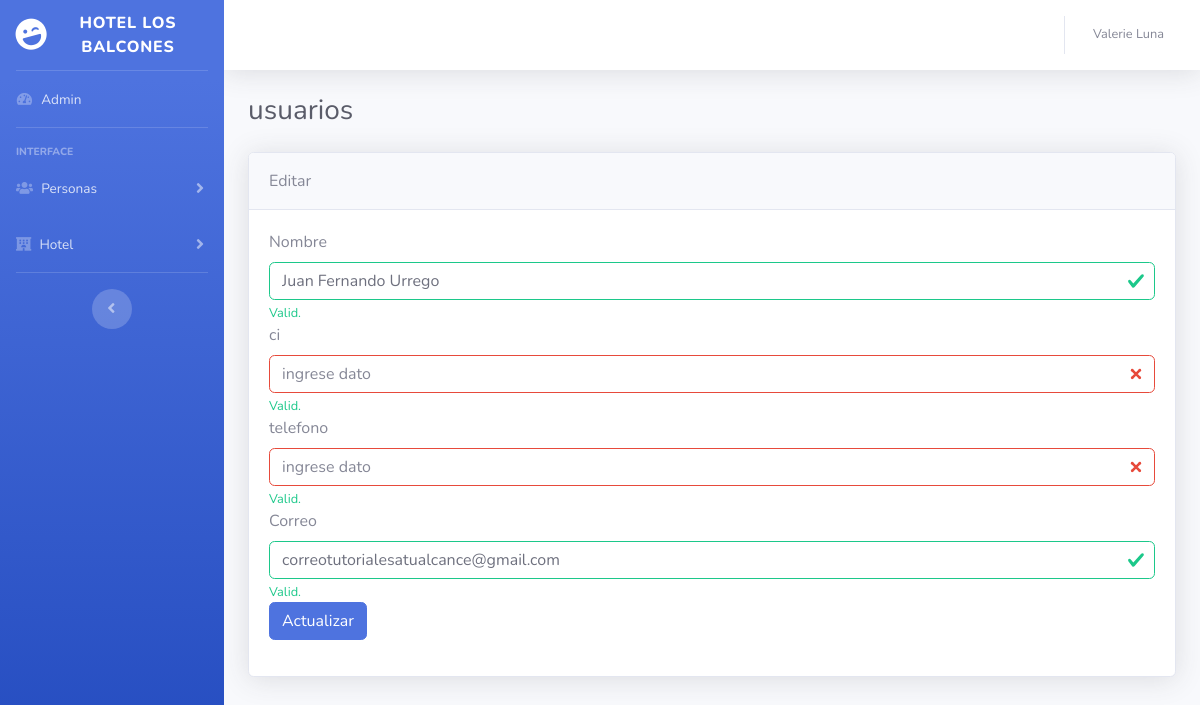
Page /presentacion/usuarios_edit.php?id_edit=3 on the committed database.
### tables this page shows
CREATE TABLE `usuarios` (
  `id_u` int(11) NOT NULL,
  `nombre` text NOT NULL,
  `password` text NOT NULL,
  `email` text NOT NULL,
  `foto` text NOT NULL,
  `fecha` timestamp NOT NULL DEFAULT current_timestamp() ON UPDATE current_timestamp()
);

### datos/conexion.php (called while the page is built, shortened)
<?php
 class Conexion{
    private static $instance = null;
    private $pdo;
    private $driver='mysql';
    private $host='localhost';
    private $user='root';
    private $pass='';
    private $dbName='reservas-hotel-lite';
    private function __construct(){
        try {
            $this->pdo = new PDO("{$this->driver}:host={$this->host};dbname={$this->dbName};",$this->user,$this->pass);
            $this->pdo->setAttribute(PDO::ATTR_ERRMODE,PDO::ERRMODE_EXCEPTION);
        } catch (PDOException $e) {
            echo $e->getMessage();
        }
    }
    public static function getInstance(){
        if (!self::$instance) {
            self::$instance = new Conexion();
        }
        return self::$instance;
    }
    public function getConnection()
    {
      return $this->pdo;
    }
 }

### negocio/NUsuario.php (called while the page is built, shortened)
<?php
    include_once('../datos/DUsuario.php');
    class NUsuario{
        private $usuario;
        public function __construct(){
            $this->usuario = new DUsuario();
        }
         public function modificar2($id){
            $this->usuario->set('id',$id);
            return $this->usuario->modificar2();
         }
    }
?>

### datos/DUsuario.php (called while the page is built, shortened)
<?php
    include_once('conexion.php');
    class DUsuario{
        public $pdo;
 public function __construct(){
        $this->pdo = Conexion::getInstance()->getConnection();
   }
    public function modificar2(){
        try {
            $stm = $this->pdo->prepare("SELECT *FROM usuarios WHERE id_u=?");
            $stm->execute(array($this->id));
            return $stm->fetchAll(PDO::FETCH_OBJ);
        } catch (PDOException $e) {
            echo $e->getMessage();
        }
        }
    }

### presentacion/usuarios_edit.php (the view, shortened to what this page needs)
<?php
include_once('includes/header.php');
include_once('../negocio/NUsuario.php');
$usuarios = new NUsuario;
foreach ($usuarios->modificar2($_GET['id_edit']) as $usuario) : ?>
<?php endforeach;
?>
<div class="d-sm-flex align-items-center justify-content-between mb-4">
  <h1 class="h3 mb-0 text-gray-800">usuarios</h1>
</div>
<div class="card shadow mb-4">
  <div class="card-header py-3">
    Editar
  </div>
  <div class="card-body">
    <form action="../negocio/NUsuario.php?id_edit=<?php echo $_GET['id_edit']; ?>" class="was-validated" method="POST" enctype="multipart/form-data">
    <div class="form-group">
        <label for="uname">Nombre</label>
        <input type="text" class="form-control" id="uname" placeholder="ingrese dato" value="<?php echo $usuario->nombre ?>" name="nombre" required>
        <div class="valid-feedback">Valid.</div>
        <label for="uname">ci</label>
        <input type="text" class="form-control" id="ci" placeholder="ingrese dato"value="<?php echo $usuario->ci ?>"  name="ci" required>
        <div class="valid-feedback">Valid.</div>
        <label for="uname">telefono</label>
        <input type="text" class="form-control" id="telefono" placeholder="ingrese dato"value="<?php echo $usuario->telefono ?>"  name="telefono" required>
        <div class="valid-feedback">Valid.</div>
        <label for="uname">Correo</label>
        <input type="text" class="form-control" id="email" placeholder="ingrese correo" value="<?php echo $usuario->email ?>" name="email" required>
        <div class="valid-feedback">Valid.</div>
        <button type="submit" class="btn btn-primary" name="update">Actualizar</button>
      </div>
  </div>
</div>
<?php
include_once('includes/footer.php');
?>

### rows in the picture
usuarios: nombre "Juan Fernando Urrego", email "correotutorialesatualcance@gmail.com"
